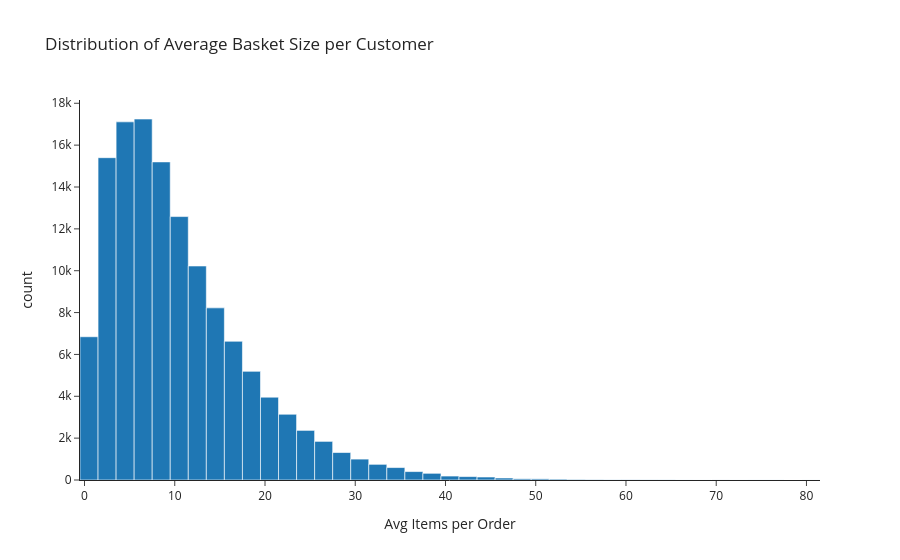

The notebook cell this image was saved under:
### Markdown cell above
The *average* basket size *per customer* tells us about shopping style —
whether someone tends toward small top-ups or full weekly shops.

### Code cell
fig = px.histogram(
    customers.dropna(subset=["avg_basket_size"]),
    x="avg_basket_size",
    nbins=50,
    title="Distribution of Average Basket Size per Customer",
    labels={"avg_basket_size": "Avg Items per Order", "count": "Number of Customers"},
)
fig.show()

### Figure 1 — Plotly figure (JSON) as saved in the notebook; plotly's stock layout.template omitted (floating-point values rounded to 4 significant figures; data arrays with more than 128 entries replaced by an {"elided": "..."} marker saying what was removed)
{"data": [{"bingroup": "x", "hovertemplate": "Avg Items per Order=%{x}<br>count=%{y}<extra></extra>", "legendgroup": "", "marker": {"color": "#1F77B4", "pattern": {"shape": ""}}, "name": "", "nbinsx": 50, "orientation": "v", "showlegend": false, "type": "histogram", "x": {"elided": "131209 float values"}, "xaxis": "x", "yaxis": "y"}], "layout": {"barmode": "relative", "legend": {"tracegroupgap": 0}, "title": {"text": "Distribution of Average Basket Size per Customer"}, "xaxis": {"anchor": "y", "domain": [0, 1], "title": {"text": "Avg Items per Order"}}, "yaxis": {"anchor": "x", "domain": [0, 1], "title": {"text": "count"}}}}
